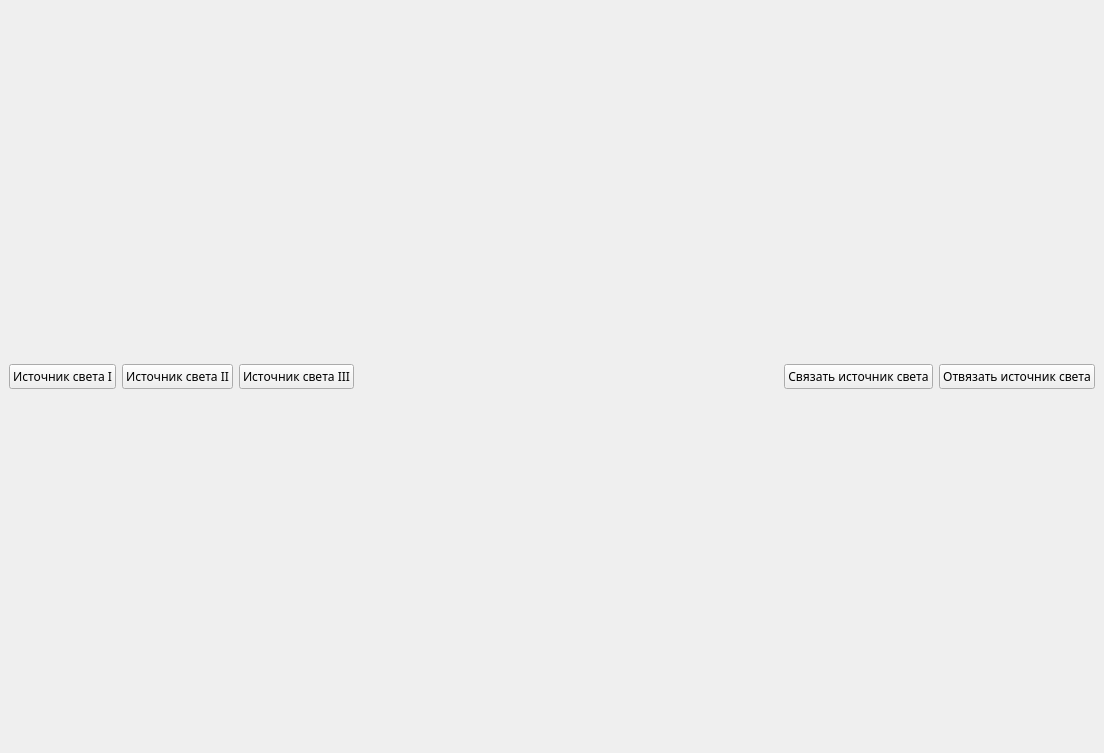
<?xml version="1.0" encoding="UTF-8"?>
<ui version="4.0">
 <class>MainWindow</class>
 <widget class="QMainWindow" name="MainWindow">
  <property name="geometry">
   <rect>
    <x>0</x>
    <y>0</y>
    <width>1104</width>
    <height>753</height>
   </rect>
  </property>
  <property name="minimumSize">
   <size>
    <width>1104</width>
    <height>753</height>
   </size>
  </property>
  <property name="windowTitle">
   <string>MainWindow</string>
  </property>
  <widget class="QWidget" name="centralwidget">
   <layout class="QVBoxLayout" name="verticalLayout">
    <item>
     <layout class="QHBoxLayout" name="horizontalLayout">
      <item>
       <widget class="QPushButton" name="firstSettings">
        <property name="font">
         <font>
          <family>Ebrima</family>
          <pointsize>9</pointsize>
         </font>
        </property>
        <property name="text">
         <string>Источник света I</string>
        </property>
       </widget>
      </item>
      <item>
       <widget class="QPushButton" name="secondSettings">
        <property name="font">
         <font>
          <family>Ebrima</family>
          <pointsize>9</pointsize>
         </font>
        </property>
        <property name="text">
         <string>Источник света II</string>
        </property>
       </widget>
      </item>
      <item>
       <widget class="QPushButton" name="thirdSettings">
        <property name="font">
         <font>
          <family>Ebrima</family>
          <pointsize>9</pointsize>
         </font>
        </property>
        <property name="text">
         <string>Источник света III</string>
        </property>
       </widget>
      </item>
      <item>
       <spacer name="horizontalSpacer">
        <property name="orientation">
         <enum>Qt::Horizontal</enum>
        </property>
        <property name="sizeHint" stdset="0">
         <size>
          <width>40</width>
          <height>20</height>
         </size>
        </property>
       </spacer>
      </item>
      <item>
       <widget class="QPushButton" name="bindLight">
        <property name="font">
         <font>
          <family>Ebrima</family>
          <pointsize>9</pointsize>
         </font>
        </property>
        <property name="text">
         <string>Связать источник света</string>
        </property>
       </widget>
      </item>
      <item>
       <widget class="QPushButton" name="unbindLight">
        <property name="font">
         <font>
          <family>Ebrima</family>
          <pointsize>9</pointsize>
         </font>
        </property>
        <property name="text">
         <string>Отвязать источник света</string>
        </property>
       </widget>
      </item>
     </layout>
    </item>
   </layout>
  </widget>
 </widget>
 <resources/>
 <connections/>
</ui>
